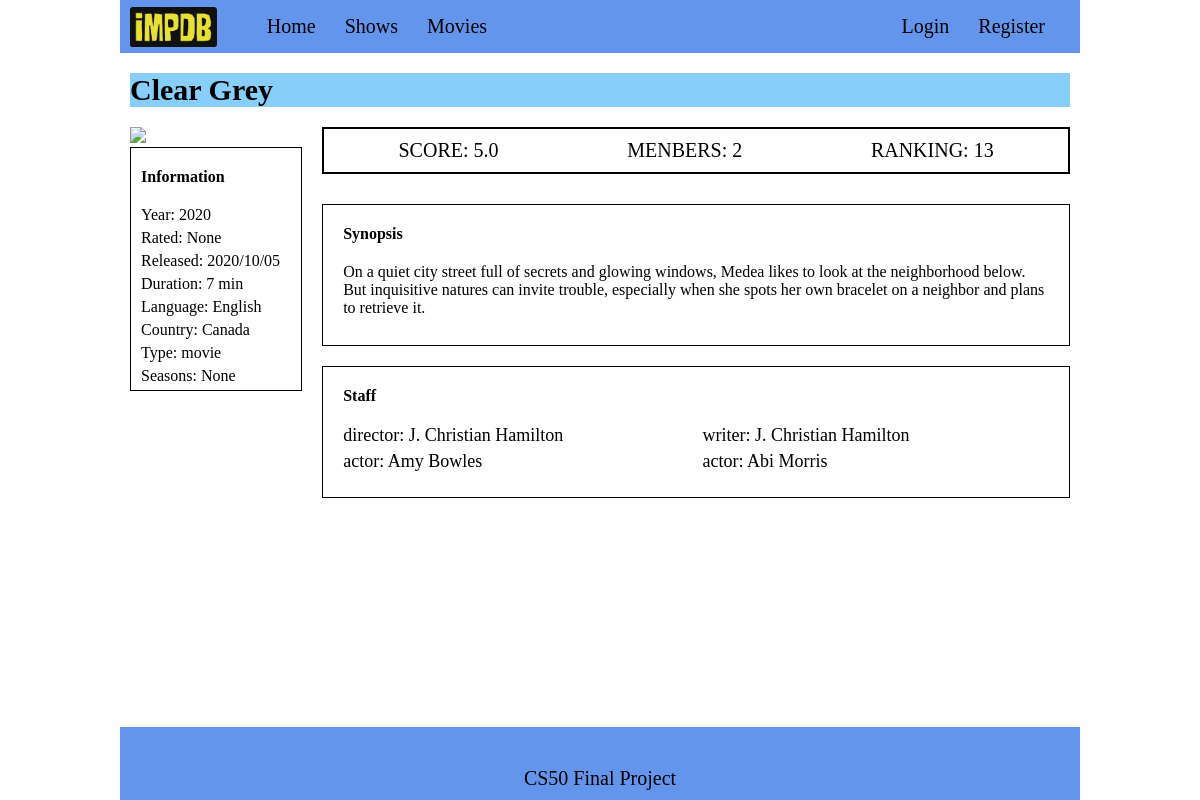
Page /show?id=411 on the committed database.
### tables this page shows
CREATE TABLE "roles" (
	"person_id"	INTEGER,
	"show_id"	INTEGER,
	"role"	TEXT,
	PRIMARY KEY("person_id","show_id","role")
);

CREATE TABLE people(id INTEGER PRIMARY KEY AUTOINCREMENT, name TEXT NOT NULL);

### app.py (the view)
@app.route("/show")
def show():
     id = request.args.get("id", None)
     if id is not None:
        show = cursor.execute("""SELECT json_object('title', title,'year',year,'rated',rated,'released',released,'duration',duration
            ,'plot',plot,'language',language,'country',country,'image',image,'type',type,'seasons',Seasons, 'id', id
            ) FROM shows  WHERE id = ?""",(id,)).fetchone()
        if show is not  None:
            show = json.loads(show[0])
            actors =  cursor.execute("""SELECT roles.role, people.name FROM shows
                                    INNER JOIN roles
                                    ON shows.id = roles.show_id
                                    INNER JOIN people
                                    ON roles.person_id = people.id
                                    Where shows.id = ?""", (id,)).fetchall()
            stats={}
            mean = cursor.execute("SELECT ROUND(AVG(score),2) as mean FROM users_list WHERE show_id = ? AND score IS NOT NULL GROUP BY show_id",(id,)).fetchone()
            ranking = cursor.execute("""SELECT * FROM
                                        (SELECT show_id, ROUND(AVG(score),2) as mean, RANK() OVER  (ORDER BY AVG(score) DESC) ranking
                                        FROM users_list WHERE score IS NOT NULL GROUP BY show_id) AS a
                                        WHERE show_id = ?""",(id,)).fetchone()
            popularity = cursor.execute("""SELECT * FROM
                                        (SELECT show_id, COUNT(show_id) as members, RANK() OVER  (ORDER BY COUNT(show_id) DESC) ranking
                                        FROM users_list GROUP BY show_id) AS a
                                        WHERE show_id = ?""",(id,)).fetchone()
            stats = {"mean": mean[0] if mean is not None else "N/A",
                    "ranking": ranking[2] if mean is not None else "N/A",
                    "popularity":popularity[1] if mean is not None else "N/A"}
            if "user_id" in session:
                status = cursor.execute("""SELECT status, score FROM users_list WHERE user_id = ? AND show_id = ?""", (session["user_id"], id)).fetchone()
            else:
                status = None
            return render_template("/show.html", show=show, actors=actors, status=status, status_list=status_list, stats = stats)
        else:
            return apology("ERROR show not found")
     else:
          return redirect("/")

### templates/show.html (shortened to what this page needs)
{% extends "layout.html" %}
{% block main %}
    <div class="big_title">{{show['title']}}</div>
    <div class="show_content">
        <div class="left-part">
            {% if show['image'] is none %}
                <div class="image"><img src="static/images/no_image.png" /></div>
            {%else%}
                <div class="image"><img src = "{{ show['image'] }}"></div>
            {% endif %}
            <div class ="show_info">
                <div class="small_section_title">Information</div>
                <div class="info_box"> Year: {{ show['year']}} </div>
                <div class="info_box"> Rated: {{ show['rated']}} </div>
                <div class="info_box"> Released: {{ show['released']}} </div>
                <div class="info_box"> Duration: {{ show['duration']}} </div>
                <div class="info_box"> Language: {{ show['language']}} </div>
                <div class="info_box"> Country: {{ show['country']}} </div>
                <div class="info_box"> Type: {{ show['type']}} </div>
                <div class="info_box"> Seasons: {{ show['seasons']}} </div>
            </div>
        </div>
        <div class="right-part">
            <div class="stats">
                <div class="score">
                    SCORE: {{stats["mean"]}}
                </div>
                <div class="menbers">
                    MENBERS: {{stats["popularity"]}}
                </diV>
                <div class="ranking">
                    RANKING: {{stats["ranking"]}}
                </div>
            </div>
            <div class="plot">
                <div class="small_section_title">Synopsis</div>
                {{show["plot"]}}</div>
            <div class="staff">
                <div class="small_section_title">Staff</div>
                <div class="grid">
                    {%for actor in actors%}
                    <div class="person">{{actor[0]}}: {{actor[1]}}</div>
                    {% endfor %}
                </div>
            </div>
        </div>
    </div>
{% endblock %}

### static/style.css (style rules this page uses)
html, body { height: 100%; }
body { min-height: 100vh; display: flex; flex-direction: column; }
body { margin:0px; }
.big_title { font-size: 30px; font-weight: bold; margin-bottom: 20px; background-color: lightskyblue; }
.show_content { display:flex; justify-content: space-between; }
.left-part { margin-right:20px; width:230px }
.right-part { width:999px; }
.image img { max-width: 100%; min-width: 120px; }
.image { display:inline-block; }
.show_info { padding-top: 20px; padding-left:10px; border: solid black 1px }
.small_section_title { font-weight: bold; padding-bottom:20px }
.info_box { padding-bottom:5px; }
.stats { display:flex; font-size:20px; border: 2px solid black; padding:10px; justify-content: space-around; }
.plot { border:1px solid black; margin-top:30px; padding:20px; min-height:100px; }
.staff { margin-top:20px; border: 1px solid black; padding:20px }
.grid { display:grid; grid-template-columns:auto auto; font-size:18px; }
.person { padding-bottom:5px; }

### rows in the picture
roles: role "director", name "J. Christian Hamilton"
roles: role "writer", name "J. Christian Hamilton"
roles: role "actor", name "Amy Bowles"
roles: role "actor", name "Abi Morris"

### other values in the picture
{{ show['title'] }} "Clear Grey"
{{ show['year'] }} "2020"
{{ show['rated'] }} "None"
{{ show['released'] }} "2020/10/05"
{{ show['duration'] }} "7 min"
{{ show['language'] }} "English"
{{ show['country'] }} "Canada"
{{ show['type'] }} "movie"
{{ show['seasons'] }} "None"
{{ stats["mean"] }} "5.0"
{{ stats["popularity"] }} "2"
{{ stats["ranking"] }} "13"
